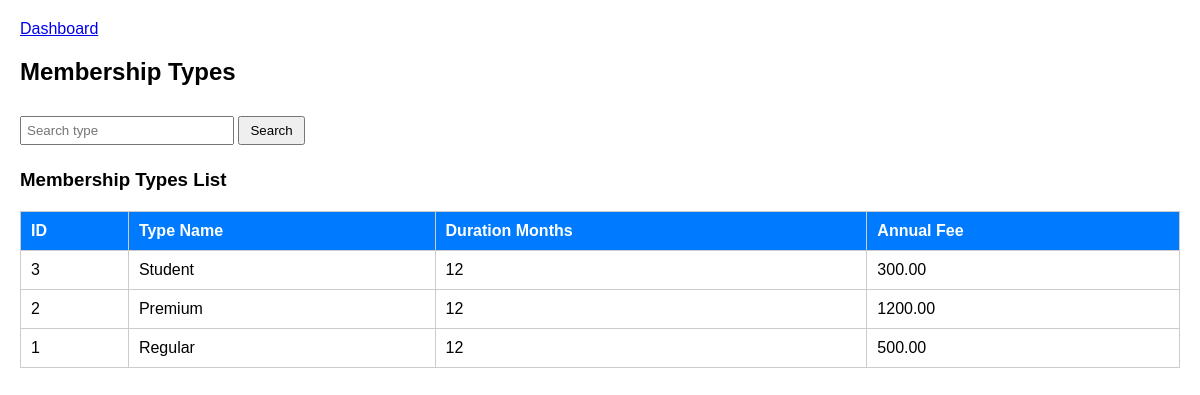
Page /lms/membership_types.php (signed in) on the committed database.
### tables this page shows
CREATE TABLE `membership_type` (
  `type_id` int(11) NOT NULL,
  `type_name` varchar(20) NOT NULL,
  `duration_months` int(11) NOT NULL,
  `annual_fee` decimal(10,2) NOT NULL
);

### lms/membership_types.php (the view, shortened to what this page needs)
<?php
include 'db.php';
$role = $_SESSION['role'];
$search = '';
if(isset($_GET['search'])){
    $search = $_GET['search'];
    $query = "SELECT * FROM membership_type WHERE type_name LIKE '%$search%' ORDER BY type_id DESC";
} else {
    $query = "SELECT * FROM membership_type ORDER BY type_id DESC";
}
$result = $conn->query($query);
?>
<!DOCTYPE html>
<html>
<head>
</head>
<body>
    <div class="top-nav">
        <a href="dashboard.php">Dashboard</a>
    </div>
<h2>Membership Types</h2>
<form method="GET" action="">
    <input type="text" name="search" placeholder="Search type" value="<?php echo htmlspecialchars($search); ?>">
    <input type="submit" value="Search">
</form>
<h3>Membership Types List</h3>
<table>
    <tr><th>ID</th><th>Type Name</th><th>Duration Months</th><th>Annual Fee</th>
    <?php if($role != 'member'){ ?><th>Actions</th><?php } ?></tr>
    <?php while($row = $result->fetch_assoc()){ ?>
    <tr>
        <td><?php echo $row['type_id']; ?></td>
        <td><?php echo $row['type_name']; ?></td>
        <td><?php echo $row['duration_months']; ?></td>
        <td><?php echo $row['annual_fee']; ?></td>
    </tr>
    <?php } ?>
</table>
</body>
</html>

### lms/membership_types.php (style rules this page uses)
body { font-family: Arial; margin:20px; }
table { border-collapse: collapse; width:100%; margin-top:20px; }
th, td { border:1px solid #ccc; padding:10px; text-align:left; }
th { background:#007BFF; color:white; }
input[type=text], input[type=number] { padding:5px; margin:5px 0; width:200px; }
input[type=submit] { padding:5px 10px; margin-top:10px; }

### rows in the picture
membership_type: type_id "3", type_name "Student", duration_months "12", annual_fee "300.00"
membership_type: type_id "2", type_name "Premium", duration_months "12", annual_fee "1200.00"
membership_type: type_id "1", type_name "Regular", duration_months "12", annual_fee "500.00"
